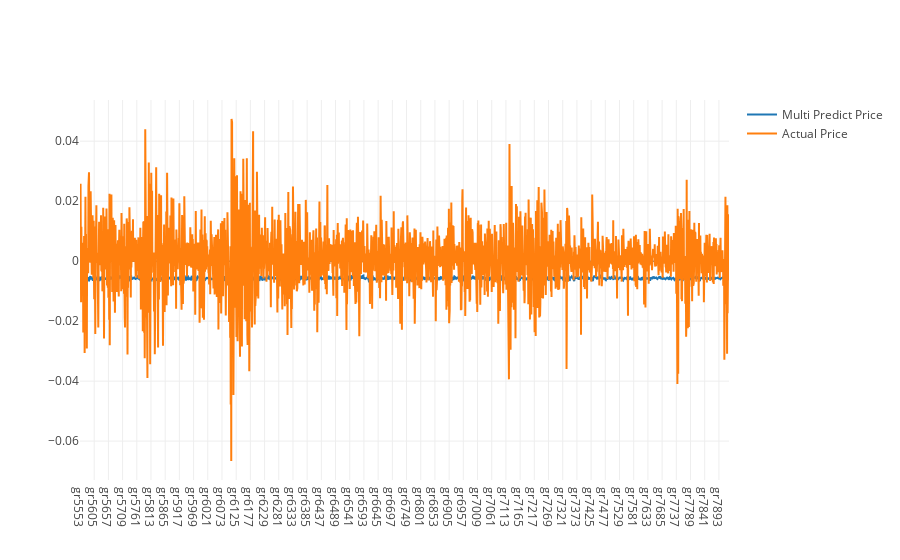

The notebook cell saved with this chart:
### Code cell
py.iplot([multi_predict_chart, actual_chart])

### Figure 1 — Plotly figure (JSON) as saved in the notebook; plotly's stock layout.template omitted (floating-point values rounded to 4 significant figures; data arrays with more than 128 entries replaced by an {"elided": "..."} marker saying what was removed)
{"data": [{"name": "Multi Predict Price", "type": "scatter", "uid": "b1a55b40-b88e-4ade-a6f9-4879143bca9f", "x": {"elided": "2378 str values"}, "y": {"elided": "2378 float values"}}, {"name": "Actual Price", "type": "scatter", "uid": "408772b8-2df5-4359-96b7-fed29a214019", "x": {"elided": "2378 str values"}, "y": {"elided": "2378 float values"}}], "layout": {}}
